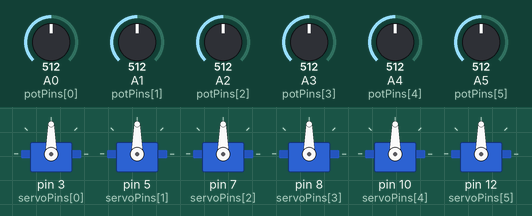
Bench run of a sketch on a simulated Arduino Uno, built with avr-gcc and run on an emulated ATmega328P. On the bench: 6 × servo. Inputs (shaded band) come from the test bench; at power-on: A0 (potPins[0]) = 512, A1 (potPins[1]) = 512, A2 (potPins[2]) = 512, A3 (potPins[3]) = 512, A4 (potPins[4]) = 512, A5 (potPins[5]) = 512.

Above: at 1.2 s.
1.3 s: A0 (potPins[0]) set to 716
At 1.7 s:
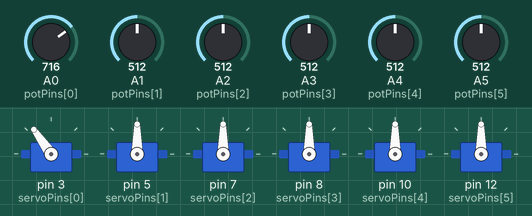
2.8 s: A1 (potPins[1]) set to 716
At 4.0 s:
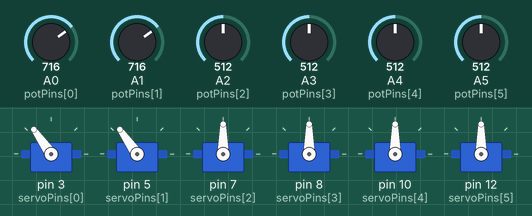
4.3 s: A2 (potPins[2]) set to 716
At 5.3 s:
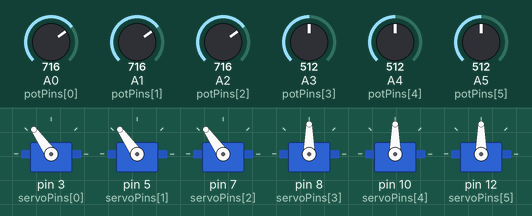
5.8 s: A3 (potPins[3]) set to 716
At 6.5 s:
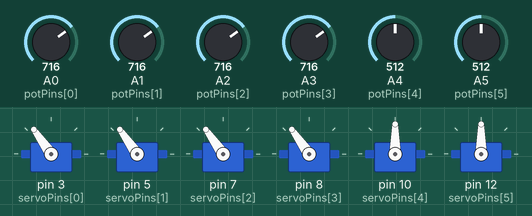
7.3 s: A4 (potPins[4]) set to 716
At 8.4 s:
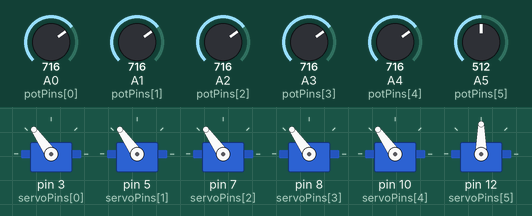
8.8 s: A5 (potPins[5]) set to 716
At 9.6 s:
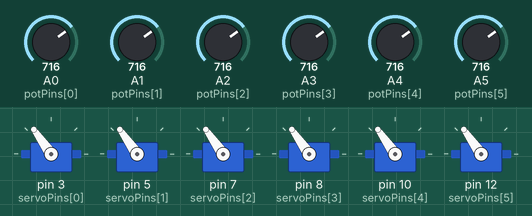
Timing chart, 0 to 11.3 s (numbered marks = the images above; inputs shaded):
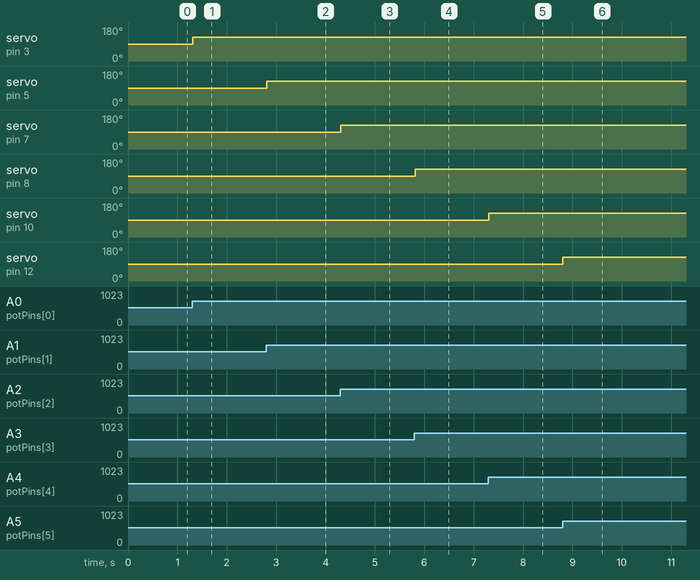

Measured:
- after the input at 1.3 s, servo on pin 3 (servoPins[0]): 90° → 125° at once
- after the input at 2.8 s, servo on pin 5 (servoPins[1]): 90° → 125° at once
- after the input at 4.3 s, servo on pin 7 (servoPins[2]): 90° → 125° at once
- after the input at 5.8 s, servo on pin 8 (servoPins[3]): 90° → 125° at once
- after the input at 7.3 s, servo on pin 10 (servoPins[4]): 90° → 125° at once
- after the input at 8.8 s, servo on pin 12 (servoPins[5]): 90° → 125° at once

The sketch:

Assignment_A.ino
```cpp
#include <Servo.h>

// Define the number of degrees of freedom
const int numServos = 6;

// Create an array of Servo objects
Servo myServos[numServos];

// Map Potentiometer and Servo pins
const int potPins[numServos]   = {A0, A1, A2, A3, A4, A5};
const int servoPins[numServos] = {3, 5, 7, 8, 10, 12};


void setup() {
  // Attach each servo to its respective pin
  for (int i = 0; i < numServos; i++) {
    myServos[i].attach(servoPins[i]);

  }
}


void loop() {
  for (int i = 0; i < numServos; i++) {
    // 1. Read the value from the potentiometer (0 to 1023)
    int potReading = analogRead(potPins[i]);

    // 2. Map the value to the servo angle (0 to 180 degrees)
    int Angle = map(potReading, 0, 1023, 0, 180);

    // 3. Command the servo to move to the mapped angle
    myServos[i].write(Angle);
  }

  delay(15);
}
```
